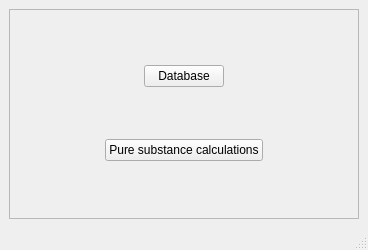
<?xml version="1.0" encoding="UTF-8"?>
<ui version="4.0">
 <class>MainWindow</class>
 <widget class="QMainWindow" name="MainWindow">
  <property name="geometry">
   <rect>
    <x>0</x>
    <y>0</y>
    <width>368</width>
    <height>250</height>
   </rect>
  </property>
  <property name="windowTitle">
   <string>TPCAE</string>
  </property>
  <widget class="QWidget" name="centralwidget">
   <layout class="QGridLayout" name="gridLayout">
    <item row="0" column="0">
     <widget class="QFrame" name="frame">
      <property name="frameShape">
       <enum>QFrame::StyledPanel</enum>
      </property>
      <property name="frameShadow">
       <enum>QFrame::Raised</enum>
      </property>
      <layout class="QVBoxLayout" name="verticalLayout">
       <item>
        <layout class="QHBoxLayout" name="horizontalLayout">
         <item>
          <spacer name="horizontalSpacer">
           <property name="orientation">
            <enum>Qt::Horizontal</enum>
           </property>
           <property name="sizeHint" stdset="0">
            <size>
             <width>40</width>
             <height>20</height>
            </size>
           </property>
          </spacer>
         </item>
         <item>
          <widget class="QPushButton" name="btn_BancoDeDados">
           <property name="maximumSize">
            <size>
             <width>120</width>
             <height>16777215</height>
            </size>
           </property>
           <property name="layoutDirection">
            <enum>Qt::LeftToRight</enum>
           </property>
           <property name="text">
            <string>Database</string>
           </property>
          </widget>
         </item>
         <item>
          <spacer name="horizontalSpacer_2">
           <property name="orientation">
            <enum>Qt::Horizontal</enum>
           </property>
           <property name="sizeHint" stdset="0">
            <size>
             <width>40</width>
             <height>20</height>
            </size>
           </property>
          </spacer>
         </item>
        </layout>
       </item>
       <item>
        <layout class="QHBoxLayout" name="horizontalLayout_2">
         <item>
          <spacer name="horizontalSpacer_3">
           <property name="orientation">
            <enum>Qt::Horizontal</enum>
           </property>
           <property name="sizeHint" stdset="0">
            <size>
             <width>40</width>
             <height>20</height>
            </size>
           </property>
          </spacer>
         </item>
         <item>
          <widget class="QPushButton" name="btn_PureSubstanceCalculations">
           <property name="text">
            <string>Pure substance calculations</string>
           </property>
          </widget>
         </item>
         <item>
          <spacer name="horizontalSpacer_4">
           <property name="orientation">
            <enum>Qt::Horizontal</enum>
           </property>
           <property name="sizeHint" stdset="0">
            <size>
             <width>40</width>
             <height>20</height>
            </size>
           </property>
          </spacer>
         </item>
        </layout>
       </item>
      </layout>
     </widget>
    </item>
   </layout>
  </widget>
  <widget class="QMenuBar" name="menubar">
   <property name="geometry">
    <rect>
     <x>0</x>
     <y>0</y>
     <width>368</width>
     <height>21</height>
    </rect>
   </property>
  </widget>
  <widget class="QStatusBar" name="statusbar"/>
 </widget>
 <resources/>
 <connections>
  <connection>
   <sender>btn_BancoDeDados</sender>
   <signal>clicked()</signal>
   <receiver>MainWindow</receiver>
   <slot>open_db_window()</slot>
   <hints>
    <hint type="sourcelabel">
     <x>447</x>
     <y>99</y>
    </hint>
    <hint type="destinationlabel">
     <x>144</x>
     <y>132</y>
    </hint>
   </hints>
  </connection>
 </connections>
 <slots>
  <slot>open_db_window()</slot>
 </slots>
</ui>
